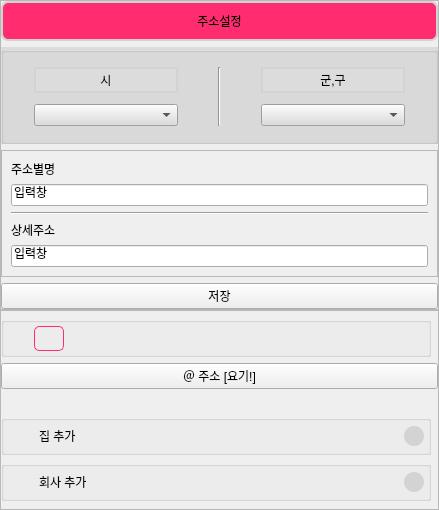
          <widget class="QWidget" name="scrollAreaWidgetContents_14">
           <property name="geometry">
            <rect>
             <x>0</x>
             <y>0</y>
             <width>439</width>
             <height>510</height>
            </rect>
           </property>
           <layout class="QGridLayout" name="gridLayout_17">
            <property name="leftMargin">
             <number>0</number>
            </property>
            <property name="topMargin">
             <number>0</number>
            </property>
            <property name="rightMargin">
             <number>0</number>
            </property>
            <property name="bottomMargin">
             <number>0</number>
            </property>
            <property name="spacing">
             <number>0</number>
            </property>
            <item row="0" column="0">
             <widget class="QFrame" name="frame_address">
              <property name="sizePolicy">
               <sizepolicy hsizetype="Preferred" vsizetype="Expanding">
                <horstretch>0</horstretch>
                <verstretch>0</verstretch>
               </sizepolicy>
              </property>
              <property name="minimumSize">
               <size>
                <width>0</width>
                <height>0</height>
               </size>
              </property>
              <property name="maximumSize">
               <size>
                <width>16777215</width>
                <height>16777215</height>
               </size>
              </property>
              <property name="frameShape">
               <enum>QFrame::Shape::StyledPanel</enum>
              </property>
              <property name="frameShadow">
               <enum>QFrame::Shadow::Raised</enum>
              </property>
              <layout class="QGridLayout" name="gridLayout_16">
               <property name="leftMargin">
                <number>0</number>
               </property>
               <property name="topMargin">
                <number>0</number>
               </property>
               <property name="rightMargin">
                <number>0</number>
               </property>
               <property name="bottomMargin">
                <number>0</number>
               </property>
               <item row="5" column="0" colspan="2">
                <widget class="QFrame" name="frame_30">
                 <property name="frameShape">
                  <enum>QFrame::Shape::StyledPanel</enum>
                 </property>
                 <property name="frameShadow">
                  <enum>QFrame::Shadow::Raised</enum>
                 </property>
                 <layout class="QGridLayout" name="gridLayout_21">
                  <item row="2" column="0">
                   <widget class="Line" name="line_3">
                    <property name="orientation">
                     <enum>Qt::Orientation::Horizontal</enum>
                    </property>
                   </widget>
                  </item>
                  <item row="1" column="0">
                   <widget class="QLineEdit" name="lineEdit_set_adrname">
                    <property name="text">
                     <string>입력창</string>
                    </property>
                   </widget>
                  </item>
                  <item row="0" column="0">
                   <widget class="QLabel" name="label_83">
                    <property name="text">
                     <string>주소별명</string>
                    </property>
                   </widget>
                  </item>
                  <item row="3" column="0">
                   <widget class="QLabel" name="label_18">
                    <property name="text">
                     <string>상세주소</string>
                    </property>
                   </widget>
                  </item>
                  <item row="4" column="0">
                   <widget class="QLineEdit" name="lineEdit_addressdetail">
                    <property name="text">
                     <string>입력창</string>
                    </property>
                   </widget>
                  </item>
                 </layout>
                </widget>
               </item>
               <item row="6" column="0" colspan="2">
                <widget class="QPushButton" name="Btn_adr_save">
                 <property name="layoutDirection">
                  <enum>Qt::LayoutDirection::LeftToRight</enum>
                 </property>
                 <property name="text">
                  <string>저장</string>
                 </property>
                </widget>
               </item>
               <item row="0" column="0" colspan="2">
                <widget class="QLabel" name="label_17">
                 <property name="minimumSize">
                  <size>
                   <width>0</width>
                   <height>40</height>
                  </size>
                 </property>
                 <property name="maximumSize">
                  <size>
                   <width>16777215</width>
                   <height>40</height>
                  </size>
                 </property>
                 <property name="font">
                  <font>
                   <fontweight>DemiBold</fontweight>
                  </font>
                 </property>
                 <property name="styleSheet">
                  <string notr="true">border-radius: 7px; 
border: 2px solid #D3D3D3;
background-color:#FF2D6F;</string>
                 </property>
                 <property name="text">
                  <string>주소설정</string>
                 </property>
                 <property name="alignment">
                  <set>Qt::AlignmentFlag::AlignCenter</set>
                 </property>
                </widget>
               </item>
               <item row="2" column="0" colspan="2">
                <widget class="QGroupBox" name="groupBox_18">
                 <property name="styleSheet">
                  <string notr="true">background-color:#DCDCDC; 

</string>
                 </property>
                 <property name="title">
                  <string/>
                 </property>
                 <layout class="QGridLayout" name="gridLayout_15">
                  <property name="leftMargin">
                   <number>30</number>
                  </property>
                  <property name="rightMargin">
                   <number>30</number>
                  </property>
                  <property name="horizontalSpacing">
                   <number>40</number>
                  </property>
                  <item row="1" column="1">
                   <widget class="QLabel" name="label_15">
                    <property name="minimumSize">
                     <size>
                      <width>144</width>
                      <height>26</height>
                     </size>
                    </property>
                    <property name="maximumSize">
                     <size>
                      <width>144</width>
                      <height>26</height>
                     </size>
                    </property>
                    <property name="styleSheet">
                     <string notr="true">border: 2px solid #D3D3D3;</string>
                    </property>
                    <property name="text">
                     <string>시</string>
                    </property>
                    <property name="alignment">
                     <set>Qt::AlignmentFlag::AlignCenter</set>
                    </property>
                   </widget>
                  </item>
                  <item row="2" column="1">
                   <widget class="QComboBox" name="cbb_adr1"/>
                  </item>
                  <item row="1" column="3">
                   <widget class="QLabel" name="label_16">
                    <property name="minimumSize">
                     <size>
                      <width>144</width>
                      <height>26</height>
                     </size>
                    </property>
                    <property name="maximumSize">
                     <size>
                      <width>144</width>
                      <height>26</height>
                     </size>
                    </property>
                    <property name="styleSheet">
                     <string notr="true">border: 2px solid #D3D3D3;</string>
                    </property>
                    <property name="text">
                     <string>군,구</string>
                    </property>
                    <property name="alignment">
                     <set>Qt::AlignmentFlag::AlignCenter</set>
                    </property>
                   </widget>
                  </item>
                  <item row="2" column="3">
                   <widget class="QComboBox" name="cbb_adr2"/>
                  </item>
                  <item row="1" column="2" rowspan="2">
                   <widget class="Line" name="line_4">
                    <property name="orientation">
                     <enum>Qt::Orientation::Vertical</enum>
                    </property>
                   </widget>
                  </item>
                 </layout>
                </widget>
               </item>
              </layout>
             </widget>
            </item>
            <item row="1" column="0">
             <widget class="QFrame" name="frame_4">
              <property name="sizePolicy">
               <sizepolicy hsizetype="Preferred" vsizetype="Expanding">
                <horstretch>0</horstretch>
                <verstretch>0</verstretch>
               </sizepolicy>
              </property>
              <property name="maximumSize">
               <size>
                <width>16777215</width>
                <height>200</height>
               </size>
              </property>
              <property name="frameShape">
               <enum>QFrame::Shape::StyledPanel</enum>
              </property>
              <property name="frameShadow">
               <enum>QFrame::Shadow::Raised</enum>
              </property>
              <layout class="QGridLayout" name="gridLayout_14">
               <property name="leftMargin">
                <number>0</number>
               </property>
               <property name="topMargin">
                <number>0</number>
               </property>
               <property name="rightMargin">
                <number>0</number>
               </property>
               <property name="bottomMargin">
                <number>0</number>
               </property>
               <property name="spacing">
                <number>0</number>
               </property>
               <item row="1" column="1" colspan="4">
                <widget class="QPushButton" name="Btnadr_basic">
                 <property name="text">
                  <string>＠ 주소 [요기!]</string>
                 </property>
                </widget>
               </item>
               <item row="4" column="1">
                <widget class="QGroupBox" name="groupBox_16">
                 <property name="minimumSize">
                  <size>
                   <width>430</width>
                   <height>40</height>
                  </size>
                 </property>
                 <property name="maximumSize">
                  <size>
                   <width>430</width>
                   <height>40</height>
                  </size>
                 </property>
                 <property name="title">
                  <string/>
                 </property>
                 <layout class="QHBoxLayout" name="horizontalLayout_11">
                  <property name="spacing">
                   <number>5</number>
                  </property>
                  <property name="leftMargin">
                   <number>0</number>
                  </property>
                  <property name="topMargin">
                   <number>0</number>
                  </property>
                  <property name="rightMargin">
                   <number>4</number>
                  </property>
                  <property name="bottomMargin">
                   <number>0</number>
                  </property>
                  <item>
                   <widget class="QPushButton" name="pushButton_24">
                    <property name="minimumSize">
                     <size>
                      <width>30</width>
                      <height>30</height>
                     </size>
                    </property>
                    <property name="maximumSize">
                     <size>
                      <width>30</width>
                      <height>30</height>
                     </size>
                    </property>
                    <property name="styleSheet">
                     <string notr="true">border: none;
border-image: url(:/image/main_img/btn_ygy_address_company_selected.png);</string>
                    </property>
                    <property name="text">
                     <string/>
                    </property>
                   </widget>
                  </item>
                  <item>
                   <widget class="QPushButton" name="Btnadr_company">
                    <property name="styleSheet">
                     <string notr="true">text-align: left; 
border: none;</string>
                    </property>
                    <property name="text">
                     <string>회사 추가</string>
                    </property>
                   </widget>
                  </item>
                  <item>
                   <widget class="QPushButton" name="Btnadr_company_X">
                    <property name="minimumSize">
                     <size>
                      <width>20</width>
                      <height>20</height>
                     </size>
                    </property>
                    <property name="maximumSize">
                     <size>
                      <width>20</width>
                      <height>20</height>
                     </size>
                    </property>
                    <property name="styleSheet">
                     <string notr="true">image: url(:/image/main_img/ic_ygy_search_keyword_cancel_intent.png);
border: none;
border-radius: 10px; 
background-color:#D3D3D3;</string>
                    </property>
                    <property name="text">
                     <string/>
                    </property>
                   </widget>
                  </item>
                 </layout>
                </widget>
               </item>
               <item row="3" column="1" colspan="4">
                <widget class="QGroupBox" name="groupBox_15">
                 <property name="minimumSize">
                  <size>
                   <width>430</width>
                   <height>40</height>
                  </size>
                 </property>
                 <property name="maximumSize">
                  <size>
                   <width>430</width>
                   <height>40</height>
                  </size>
                 </property>
                 <property name="title">
                  <string/>
                 </property>
                 <layout class="QHBoxLayout" name="horizontalLayout_10">
                  <property name="spacing">
                   <number>5</number>
                  </property>
                  <property name="leftMargin">
                   <number>0</number>
                  </property>
                  <property name="topMargin">
                   <number>0</number>
                  </property>
                  <property name="rightMargin">
                   <number>4</number>
                  </property>
                  <property name="bottomMargin">
                   <number>0</number>
                  </property>
                  <item>
                   <widget class="QPushButton" name="pushButton_23">
                    <property name="minimumSize">
                     <size>
                      <width>30</width>
                      <height>30</height>
                     </size>
                    </property>
                    <property name="maximumSize">
                     <size>
                      <width>30</width>
                      <height>30</height>
                     </size>
                    </property>
                    <property name="styleSheet">
                     <string notr="true">border: none;
border-image: url(:/image/main_img/btn_ygy_address_house_selected.png);</string>
                    </property>
                    <property name="text">
                     <string/>
                    </property>
                   </widget>
                  </item>
                  <item>
                   <widget class="QPushButton" name="Btnadr_home">
                    <property name="styleSheet">
                     <string notr="true">text-align: left; 
border: none;</string>
                    </property>
                    <property name="text">
                     <string>집 추가</string>
                    </property>
                   </widget>
                  </item>
                  <item>
                   <widget class="QPushButton" name="Btnadr_home_X">
                    <property name="minimumSize">
                     <size>
                      <width>20</width>
                      <height>20</height>
                     </size>
                    </property>
                    <property name="maximumSize">
                     <size>
                      <width>20</width>
                      <height>20</height>
                     </size>
                    </property>
                    <property name="styleSheet">
                     <string notr="true">image: url(:/image/main_img/ic_ygy_search_keyword_cancel_intent.png);
border: none;
border-radius: 10px; 
background-color:#D3D3D3;</string>
                    </property>
                    <property name="text">
                     <string/>
                    </property>
                   </widget>
                  </item>
                 </layout>
                </widget>
               </item>
               <item row="0" column="1">
                <widget class="QGroupBox" name="groupBox_17">
                 <property name="minimumSize">
                  <size>
                   <width>430</width>
                   <height>40</height>
                  </size>
                 </property>
                 <property name="maximumSize">
                  <size>
                   <width>430</width>
                   <height>40</height>
                  </size>
                 </property>
                 <property name="title">
                  <string/>
                 </property>
                 <layout class="QHBoxLayout" name="horizontalLayout_19">
                  <property name="spacing">
                   <number>0</number>
                  </property>
                  <property name="leftMargin">
                   <number>0</number>
                  </property>
                  <property name="topMargin">
                   <number>0</number>
                  </property>
                  <property name="rightMargin">
                   <number>0</number>
                  </property>
                  <property name="bottomMargin">
                   <number>0</number>
                  </property>
                  <item>
                   <widget class="QLabel" name="label_9">
                    <property name="minimumSize">
                     <size>
                      <width>30</width>
                      <height>30</height>
                     </size>
                    </property>
                    <property name="maximumSize">
                     <size>
                      <width>30</width>
                      <height>30</height>
                     </size>
                    </property>
                    <property name="styleSheet">
                     <string notr="true">border-image: url(:/image/main_img/btn_ygy_address_etc_selected.png);</string>
                    </property>
                    <property name="text">
                     <string/>
                    </property>
                   </widget>
                  </item>
                  <item>
                   <widget class="QLabel" name="label_8">
                    <property name="sizePolicy">
                     <sizepolicy hsizetype="Preferred" vsizetype="Preferred">
                      <horstretch>0</horstretch>
                      <verstretch>0</verstretch>
                     </sizepolicy>
                    </property>
                    <property name="minimumSize">
                     <size>
                      <width>30</width>
                      <height>25</height>
                     </size>
                    </property>
                    <property name="maximumSize">
                     <size>
                      <width>30</width>
                      <height>25</height>
                     </size>
                    </property>
                    <property name="styleSheet">
                     <string notr="true">image: url(:/image/main_img/img_badge_yogi.png);
border: 1px solid #FF2D6F;
border-radius: 5px;</string>
                    </property>
                    <property name="text">
                     <string/>
                    </property>
                   </widget>
                  </item>
                  <item>
                   <spacer name="horizontalSpacer_4">
                    <property name="orientation">
                     <enum>Qt::Orientation::Horizontal</enum>
                    </property>
                    <property name="sizeHint" stdset="0">
                     <size>
                      <width>361</width>
                      <height>20</height>
                     </size>
                    </property>
                   </spacer>
                  </item>
                 </layout>
                </widget>
               </item>
               <item row="2" column="1">
                <spacer name="horizontalSpacer_6">
                 <property name="orientation">
                  <enum>Qt::Orientation::Horizontal</enum>
                 </property>
                 <property name="sizeHint" stdset="0">
                  <size>
                   <width>40</width>
                   <height>20</height>
                  </size>
                 </property>
                </spacer>
               </item>
              </layout>
             </widget>
            </item>
           </layout>
          </widget>
